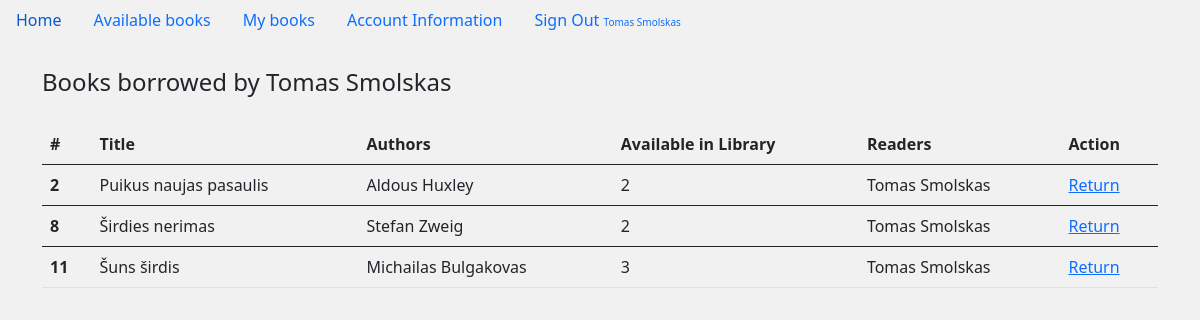
Screenshot of /my_books (signed in) with the database file from the repository.
### main.py (models this page shows)
class User(db.Model, UserMixin):
    __tablename__ = 'user'
    id = db.Column(db.Integer, primary_key=True)
    first_name = db.Column(db.String(100), nullable=False)
    last_name = db.Column(db.String(100), nullable=False)
    email_address = db.Column(db.String(100), nullable=False, unique=True)
    password = db.Column(db.String(100), nullable=False)
    books = db.relationship('Book', secondary=helper_table_2, back_populates='readers')
    is_admin = db.Column(db.Boolean, nullable=False, default=False)

class Book(db.Model):
    __tablename__ = 'book'
    id = db.Column(db.Integer, primary_key=True)
    title = db.Column(db.String(300))
    authors = db.relationship('Author', secondary=helper_table, back_populates='books')
    readers = db.relationship('User', secondary=helper_table_2, back_populates='books')
    stock = db.Column(db.Integer, nullable=False, default=1)

class Author(db.Model):
    __tablename__ = 'author'
    id = db.Column(db.Integer, primary_key=True)
    first_name = db.Column(db.String(150))
    last_name = db.Column(db.String(300))
    books = db.relationship('Book', secondary=helper_table, back_populates='authors')

### main.py (the view)
@app.route('/my_books')
@login_required
def my_books():
    my_books = Book.query.all()
    return render_template('my_books.html', my_books=my_books)

### main.py (called while the page is built)
@login_manager.user_loader
def load_user(user_id):
    return User.query.get(user_id)

### templates/my_books.html
{% extends "base.html" %}
{% block content %}
{% if my_books %}
<legend class="mb-4">Books borrowed by {{current_user.first_name}} {{current_user.last_name}}</legend>
<table class="table">
    <thead>
    <tr>
        <th scope="col">#</th>
        <th scope="col">Title</th>
        <th scope="col">Authors</th>
        <th scope="col">Available in Library</th>
        <th scope="col">Readers</th>
        <th scope="col">Action</th>
    </tr>
    </thead>
    {% for book in my_books %}
    {% if current_user in book.readers %}
    <tbody>
    <tr class="table">
        <th scope="row">{{ book.id }}</th>
        <td>{{ book.title }}</td>
        <td>
            {% for author in book.authors %}
            {{author.first_name}} {{author.last_name}}
            <br>
            {% endfor %}
        </td>
        <td>{{ book.stock }}</td>
        <td>
            {% for reader in book.readers %}
            {{reader.first_name}} {{reader.last_name}}
            <br>
            {% endfor %}
        </td>
        <td><a href="{{ url_for('return_book', id=book['id']) }}">Return</a></td>
    </tr>
    {% endif %}
    {% endfor %}
    </tbody>
</table>
{% endif %}
{% endblock %}

### templates/base.html (shortened to what this page needs)
<!doctype html>
<html lang="en">
<head>
    <link href="https://cdn.jsdelivr.net/npm/bootstrap@5.0.2/dist/css/bootstrap.min.css" rel="stylesheet"
>
</head>
<body>
<ul class="nav">
    <li class="nav-item">
        <a class="nav-link active" aria-current="page" href="{{ url_for('home') }}">Home</a>
    </li>
    {% if current_user.is_authenticated %}
    <li class="nav-item">
        <a class="nav-link" href="{{ url_for('available_books') }}">Available books</a>
    </li>
    <li class="nav-item">
        <a class="nav-link" href="{{ url_for('my_books') }}">My books</a>
    </li>
    <li class="nav-item">
        <a class="nav-link" href="{{ url_for('update_account_information') }}">Account Information</a>
    </li>
    <li class="nav-item">
        <a class="nav-link" href="{{ url_for('sign_out') }}"> Sign Out <font size="1rem">
            {{current_user.first_name}} {{current_user.last_name}}</font></span></a>
    </li>
    {% endif %}
</ul>
<div class="container">
    <br>
    {% block content %}
    {% endblock %}
</div>
</body>
</html>

### templates/base.html (style rules this page uses)
body { background-color: #F2F1F1 }

### rows the page displays
User: first_name "Tomas", last_name "Smolskas"
Book: id "2", title "Puikus naujas pasaulis", stock "2"
Author: first_name "Aldous", last_name "Huxley"
Book: id "8", title "Širdies nerimas", stock "2"
Author: first_name "Stefan", last_name "Zweig"
Book: id "11", title "Šuns širdis", stock "3"
Author: first_name "Michailas", last_name "Bulgakovas"
